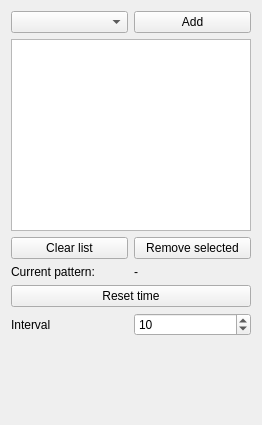
<?xml version="1.0" encoding="UTF-8"?>
<ui version="4.0">
 <class>CustomBlink</class>
 <widget class="QWidget" name="CustomBlink">
  <property name="geometry">
   <rect>
    <x>0</x>
    <y>0</y>
    <width>262</width>
    <height>425</height>
   </rect>
  </property>
  <property name="windowTitle">
   <string>Form</string>
  </property>
  <layout class="QGridLayout" name="gridLayout">
   <item row="2" column="1">
    <widget class="QPushButton" name="remove">
     <property name="text">
      <string>Remove selected</string>
     </property>
    </widget>
   </item>
   <item row="3" column="0">
    <widget class="QLabel" name="current_label">
     <property name="text">
      <string>Current pattern:</string>
     </property>
    </widget>
   </item>
   <item row="3" column="1">
    <widget class="QLabel" name="current">
     <property name="text">
      <string>-</string>
     </property>
    </widget>
   </item>
   <item row="4" column="0" colspan="2">
    <widget class="QPushButton" name="reset">
     <property name="text">
      <string>Reset time</string>
     </property>
    </widget>
   </item>
   <item row="5" column="0">
    <widget class="QLabel" name="label">
     <property name="text">
      <string>Interval</string>
     </property>
    </widget>
   </item>
   <item row="0" column="0">
    <widget class="QComboBox" name="patterns"/>
   </item>
   <item row="1" column="0" colspan="2">
    <widget class="QListView" name="selected_patterns">
     <property name="selectionMode">
      <enum>QAbstractItemView::MultiSelection</enum>
     </property>
    </widget>
   </item>
   <item row="2" column="0">
    <widget class="QPushButton" name="clear">
     <property name="text">
      <string>Clear list</string>
     </property>
    </widget>
   </item>
   <item row="0" column="1">
    <widget class="QPushButton" name="add">
     <property name="text">
      <string>Add</string>
     </property>
    </widget>
   </item>
   <item row="5" column="1">
    <widget class="QSpinBox" name="interval">
     <property name="minimum">
      <number>1</number>
     </property>
     <property name="maximum">
      <number>999999999</number>
     </property>
     <property name="value">
      <number>10</number>
     </property>
    </widget>
   </item>
   <item row="6" column="0" colspan="2">
    <spacer name="verticalSpacer">
     <property name="orientation">
      <enum>Qt::Vertical</enum>
     </property>
     <property name="sizeHint" stdset="0">
      <size>
       <width>20</width>
       <height>40</height>
      </size>
     </property>
    </spacer>
   </item>
  </layout>
 </widget>
 <resources/>
 <connections/>
</ui>
